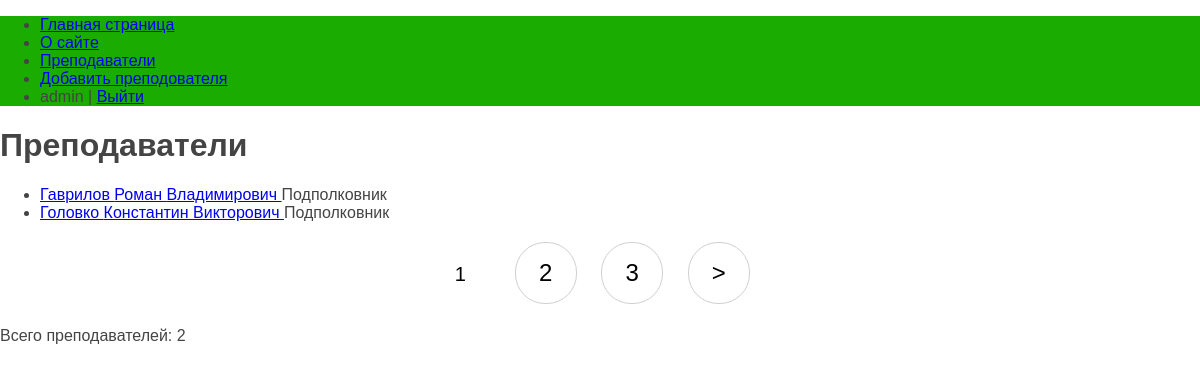
The app's page /soldiers/ (signed in) with its own data.
### soldiers/models.py (models this page shows, shortened)
class Solder(models.Model):
    first_name = models.CharField(verbose_name='Имя', max_length=50)
    last_name = models.CharField(verbose_name='Фамилия', max_length=50)
    middle_name = models.CharField(verbose_name='Отчество', max_length=50)
    number = models.CharField(verbose_name='Номер телефона', max_length=50)
    birth_date = models.DateField(verbose_name='Дата рождения', default=date(2000, 1, 1))
    title = models.ForeignKey('Title', on_delete=models.CASCADE, verbose_name='Звание', null=True)
    slug = models.SlugField(verbose_name='URL', max_length=255,unique=True, db_index=True)
    user = models.ForeignKey(User, verbose_name='Пользователь', on_delete=models.CASCADE)
    class Meta:
        verbose_name = 'Преподаватель'
        verbose_name_plural = 'Преподаватели'
        ordering = ['last_name', 'first_name']
    def get_absolute_url(self):
        return reverse('solder', kwargs={'so_slug': self.slug})

class Title(models.Model):
    name = models.CharField(verbose_name='Звание', max_length=50)

### soldiers/views.py (the view)
# urls.py: path('', SolderHome.as_view(), name ='home'),
class SolderHome(DataMixin, ListView):
    model = Solder
    template_name = 'soldiers/index.html'
    context_object_name = 'soldiers'
    paginate_by = 2
    def get_context_data(self, *, object_list=None, **kwargs):
        context = super().get_context_data(**kwargs)
        c_def = self.get_user_context(title= 'Преподаватели')
        return {**context, **c_def}

### soldiers/utils.py (called while the page is built)
    def get_user_context(self, **kwargs):
        context = kwargs
        context['menu'] = menu
        return context

### soldiers/templates/soldiers/index.html (shortened to what this page needs)
{% extends 'soldiers/base.html' %}
{% block content %}
 <h1>{{ title }}</h1>
 <ul>
  {% for so in soldiers %}
 <li>
  <a href="{{ so.get_absolute_url }}">
   {{ so.last_name }}
   {{ so.first_name }}
   {{ so.middle_name }}
  </a>
  {{ so.title.name}}
 </li>
 {% endfor %}
 </ul>
{% if page_obj.has_other_pages %}
<nav class="list-pages">
 <ul>
 {% for p in paginator.page_range %}
 {% if page_obj.number == p %}
 <li class="page-num page-num-selected">{{ p }}</li>
 {% elif p >= page_obj.number|add:-2 and p <= page_obj.number|add:2 %}
 <li class="page-num">
 <a href="?page={{ p }}">{{ p }}</a>
 </li>
 {% endif %}
 {% endfor %}
  {% if page_obj.has_next %}
<li class="page-num">
 <a href="?page={{ page_obj.next_page_number}}">&gt;</a>
</li>
{% endif %}
 </ul>
</nav>
{% endif %}
<p> Всего преподавателей: {{ soldiers | length }}</p>
{% endblock %}

### soldiers/templates/soldiers/base.html (shortened to what this page needs)
{% load static %}
<!DOCTYPE html>
<html>
<head>
    <link type="text/css" href="{% static 'soldiers/css/styles.css' %}" rel="stylesheet" />
</head>
<body>
{% block mainmenu %}
<div class="header">
 <ul id="mainmenu" class="mainmenu">
 {% for m in menu %}
 <li><a href="{% url m.url_name %}">{{ m.title }}</a></li>
 {% endfor %}
  {% if request.user.is_authenticated %}
 <li class="last"> {{user.username}} | <a href="{% url 'logout' %}">Выйти</a></li>
{% else %}
 <li class="last"><a href="{% url 'register' %}">Регистрация</a> | <a href="{% url 'login' %}">Войти</a></li>
{% endif %}
 </ul>
 </div>
 {% endblock mainmenu %}
 {% block content %}
 {% endblock content %}
</body>
</html>

### soldiers/static/soldiers/css/styles.css (style rules this page uses)
body { font-family: 'Arial'; margin: 0; padding: 0; height: 100%; width: 100%; color: #444; }
.header { background: #1aad00; }
.list-pages { text-align: center; margin: 0 0 20px 0; }
.list-pages ul { margin: 20px 0 0 0; padding: 0; list-style: none; }
.list-pages ul li { display: inline-block; margin: 0 20px 0 0; }
.list-pages .page-num, .page-num-selected { display: inline-block; width: 60px; height: 44px; padding: 16px 0 0 0; border: 1px solid #d0d0d0; border-radius: 30px; }
.list-pages a { color: #000; font-size: 24px; text-decoration: none; }
.list-pages .page-num-selected { border: none; color: #000; font-size: 20px; }

### records on screen
Solder: last_name "Гаврилов", first_name "Роман", middle_name "Владимирович", title.name "Подполковник"
Solder: last_name "Головко", first_name "Константин", middle_name "Викторович", title.name "Подполковник"

### other values on screen
{{ m.title }} "Главная страница" "О сайте" "Преподаватели" "Добавить преподователя"
{{ user.username }} "admin"
{{ title }} "Преподаватели"
{{ p }} "1"
{{ p }} "2" "3"
{{ soldiers | length }} "2"
